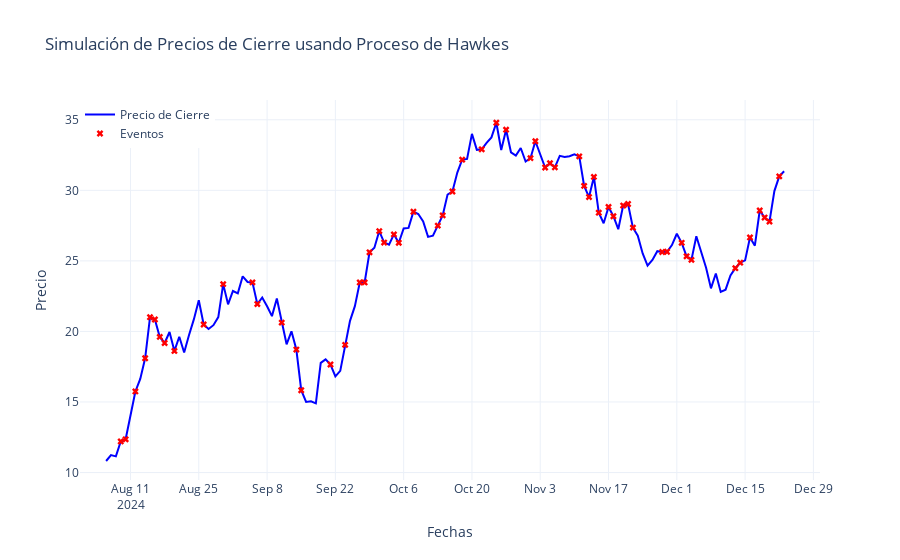

The notebook cell this image was saved under:
### Code cell
import numpy as np
import plotly.graph_objs as go
import pandas as pd  # Importamos pandas para manejar las fechas

def funcion_intensidad(mu, alpha, beta, eventos, tiempos):
    # Calcula la intensidad actual del proceso de Hawkes
    return mu + alpha * np.sum(eventos * np.exp(-beta * (len(eventos) + 1 - tiempos)))

def simulated_hawkes_closing_prices(eventos, lambda_0, alpha, beta, initial_price, daily_volatility, start_date, num_days=30):
    number_events = len(eventos)
    
    eventos_historicos = list(eventos)  # Convertir a lista para modificarla

    # Crear un array de tiempos para los eventos históricos
    historical_times = np.arange(1, number_events + 1)

    # Lista para almacenar precios de cierre
    prices = [initial_price]

    current_intensity = lambda_0  # Intensidad actual
    
    simulated_events = np.zeros(1)
    
    for i in range(1, num_days + 1):
        # Actualiza los tiempos históricos añadiendo el nuevo tiempo
        historical_times = np.append(historical_times, number_events + i)

        P = 1 - np.exp(-current_intensity)
        
        price_change = 0  # Inicializar el cambio de precio para el día
        
        if np.random.uniform() < P:
            eventos_historicos.append(1)
            # Calcula el cambio de precio basado en el número de eventos
            event_price_change = np.random.normal(loc=0, scale=daily_volatility)
            price_change += event_price_change
            simulated_events = np.append(simulated_events, 1)
        else:
            simulated_events = np.append(simulated_events, 0)
            eventos_historicos.append(0)

        # Actualiza la intensidad actual del proceso de Hawkes
        current_intensity = funcion_intensidad(lambda_0, alpha, beta, eventos_historicos, historical_times)
        
        price_change += np.random.normal(loc=0, scale=daily_volatility)
        new_price = prices[-1] + price_change
        prices.append(new_price)

    # Generar las fechas desde la fecha de inicio
    dates = pd.date_range(start=start_date, periods=num_days + 1)  # +1 para incluir el día inicial

    return dates, prices, simulated_events

# Parámetros del modelo
lambda_0 = 0.5  # Intensidad base
alpha = 0.8     # Impacto del evento
beta = 1.5      # Tasa de decaimiento
initial_price = 10  # Precio inicial
daily_volatility = 1  # Volatilidad diaria
num_days = 140  # Número de días
start_date = ahora  # Fecha de inicio

# Inicializar la lista de eventos
events = eventos_si_no#[0, 1, 0, 0, 1, 0, 1, 0]  # Ejemplo de inicialización, reemplaza con tu 'eventos_si_no'

# Simulación
dates, prices, simulated_events = simulated_hawkes_closing_prices(events, lambda_0, alpha, beta, initial_price, daily_volatility, start_date, num_days)

# Crear gráfico con Plotly
fig = go.Figure()

# Añadir la línea de precios de cierre
fig.add_trace(go.Scatter(
    x=dates,
    y=prices[1:],  # Saltar el precio inicial para ajustar la longitud de la serie temporal
    mode='lines',
    name='Precio de Cierre',
    line=dict(color='blue')
))

# Identificar los tiempos de eventos (donde los eventos son 1)
event_dates = [dates[i-1] for i, e in enumerate(simulated_events) if e == 1 and i < num_days]

# Añadir el scatter plot para eventos
fig.add_trace(go.Scatter(
    x=event_dates,
    y=[prices[i] for i, e in enumerate(simulated_events) if e == 1 and i < num_days],
    mode='markers',
    name='Eventos',
    marker=dict(color='red', symbol='x')
))

# Actualizar el diseño del gráfico
fig.update_layout(
    title='Simulación de Precios de Cierre usando Proceso de Hawkes',
    xaxis_title='Fechas',
    yaxis_title='Precio',
    legend=dict(x=0, y=1),
    template='plotly_white'
)

# Mostrar el gráfico
fig.show()

### Figure 1 — Plotly figure (JSON) as saved in the notebook; plotly's stock layout.template omitted (floating-point values rounded to 4 significant figures; data arrays with more than 128 entries replaced by an {"elided": "..."} marker saying what was removed)
{"data": [{"line": {"color": "blue"}, "mode": "lines", "name": "Precio de Cierre", "type": "scatter", "x": {"elided": "141 str values"}, "y": {"elided": "140 float values"}}, {"marker": {"color": "red", "symbol": "x"}, "mode": "markers", "name": "Eventos", "type": "scatter", "x": ["2024-08-09T00:00:00", "2024-08-10T00:00:00", "2024-08-12T00:00:00", "2024-08-14T00:00:00", "2024-08-15T00:00:00", "2024-08-16T00:00:00", "2024-08-17T00:00:00", "2024-08-18T00:00:00", "2024-08-20T00:00:00", "2024-08-26T00:00:00", "2024-08-30T00:00:00", "2024-09-05T00:00:00", "2024-09-06T00:00:00", "2024-09-11T00:00:00", "2024-09-14T00:00:00", "2024-09-15T00:00:00", "2024-09-21T00:00:00", "2024-09-24T00:00:00", "2024-09-27T00:00:00", "2024-09-28T00:00:00", "2024-09-29T00:00:00", "2024-10-01T00:00:00", "2024-10-02T00:00:00", "2024-10-04T00:00:00", "2024-10-05T00:00:00", "2024-10-08T00:00:00", "2024-10-13T00:00:00", "2024-10-14T00:00:00", "2024-10-16T00:00:00", "2024-10-18T00:00:00", "2024-10-22T00:00:00", "2024-10-25T00:00:00", "2024-10-27T00:00:00", "2024-11-01T00:00:00", "2024-11-02T00:00:00", "2024-11-04T00:00:00", "2024-11-05T00:00:00", "2024-11-06T00:00:00", "2024-11-11T00:00:00", "2024-11-12T00:00:00", "2024-11-13T00:00:00", "2024-11-14T00:00:00", "2024-11-15T00:00:00", "2024-11-17T00:00:00", "2024-11-18T00:00:00", "2024-11-20T00:00:00", "2024-11-21T00:00:00", "2024-11-22T00:00:00", "2024-11-28T00:00:00", "2024-11-29T00:00:00", "2024-12-02T00:00:00", "2024-12-03T00:00:00", "2024-12-04T00:00:00", "2024-12-13T00:00:00", "2024-12-14T00:00:00", "2024-12-16T00:00:00", "2024-12-18T00:00:00", "2024-12-19T00:00:00", "2024-12-20T00:00:00", "2024-12-22T00:00:00"], "y": [12.2, 12.36, 15.74, 18.1, 21.01, 20.85, 19.61, 19.18, 18.62, 20.49, 23.35, 23.47, 21.94, 20.63, 18.72, 15.83, 17.66, 19.05, 23.47, 23.47, 25.61, 27.11, 26.3, 26.87, 26.28, 28.48, 27.49, 28.22, 29.92, 32.17, 32.91, 34.79, 34.3, 32.28, 33.48, 31.62, 31.92, 31.62, 32.41, 30.31, 29.52, 30.95, 28.42, 28.82, 28.16, 28.92, 29.03, 27.35, 25.63, 25.65, 26.28, 25.32, 25.07, 24.48, 24.87, 26.66, 28.57, 28.07, 27.79, 30.99]}], "layout": {"legend": {"x": 0, "y": 1}, "title": {"text": "Simulación de Precios de Cierre usando Proceso de Hawkes"}, "xaxis": {"title": {"text": "Fechas"}}, "yaxis": {"title": {"text": "Precio"}}}}
